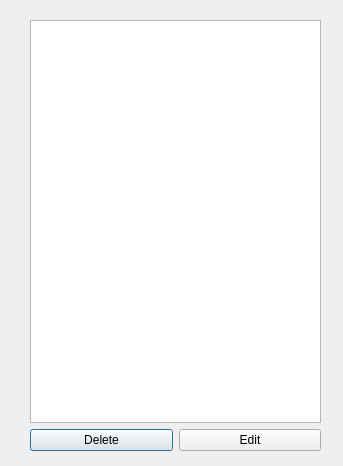
<?xml version="1.0" encoding="UTF-8"?>
<ui version="4.0">
 <class>search_person</class>
 <widget class="QDialog" name="search_person">
  <property name="geometry">
   <rect>
    <x>0</x>
    <y>0</y>
    <width>343</width>
    <height>466</height>
   </rect>
  </property>
  <property name="windowTitle">
   <string>Buscar Pessoa</string>
  </property>
  <widget class="QWidget" name="layoutWidget">
   <property name="geometry">
    <rect>
     <x>30</x>
     <y>20</y>
     <width>291</width>
     <height>431</height>
    </rect>
   </property>
   <layout class="QVBoxLayout" name="verticalLayout">
    <item>
     <widget class="QTableWidget" name="person_search"/>
    </item>
    <item>
     <layout class="QHBoxLayout" name="horizontalLayout">
      <item>
       <widget class="QPushButton" name="btn_delete">
        <property name="text">
         <string>Delete</string>
        </property>
       </widget>
      </item>
      <item>
       <widget class="QPushButton" name="btn_edit">
        <property name="text">
         <string>Edit</string>
        </property>
       </widget>
      </item>
     </layout>
    </item>
   </layout>
  </widget>
 </widget>
 <resources/>
 <connections/>
</ui>
